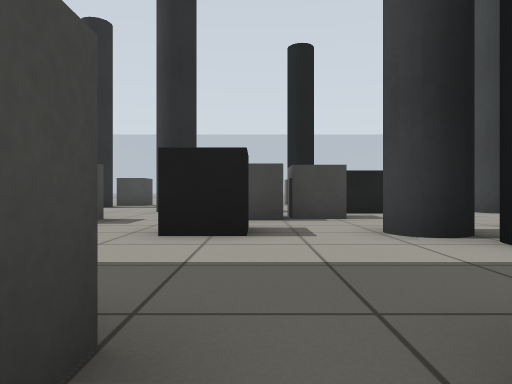
view 1 (above)

24 first-person views from a walk through a robot-simulator world made for Gazebo. The camera is 0.5 m above the floor, looks level and sees 70° across. The floor is counted in squares, 1 m on a side. Each view is taken from the middle of a square. On the plan, view 1 faces up. The plan holds only what a view shows up to about 9 squares ahead; the rest is blank. The place goes on beyond the plan.

view 2
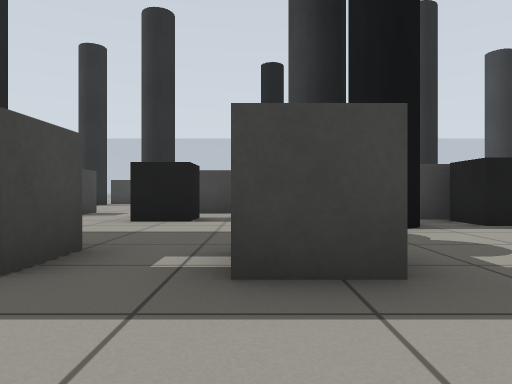

view 3
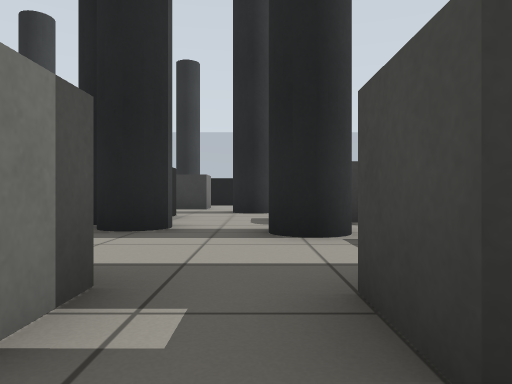

view 4
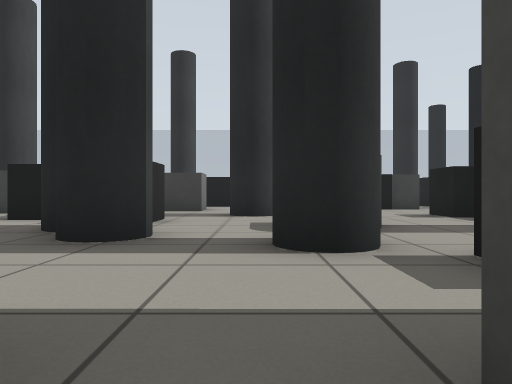

view 5
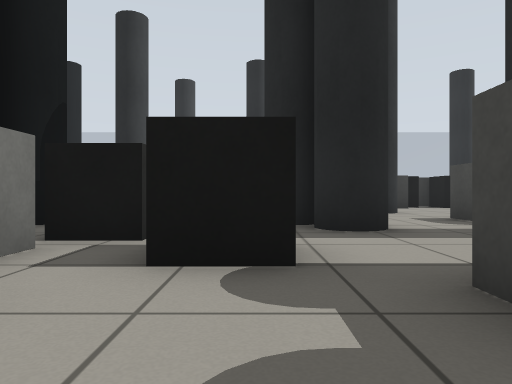

view 6
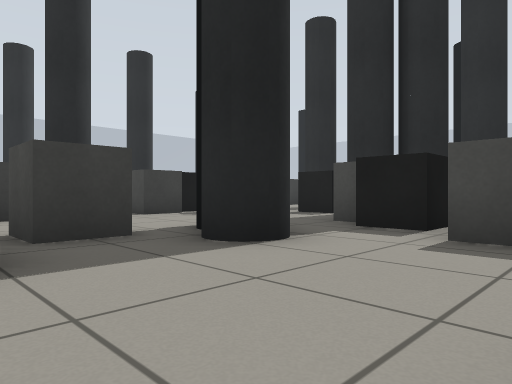

view 7
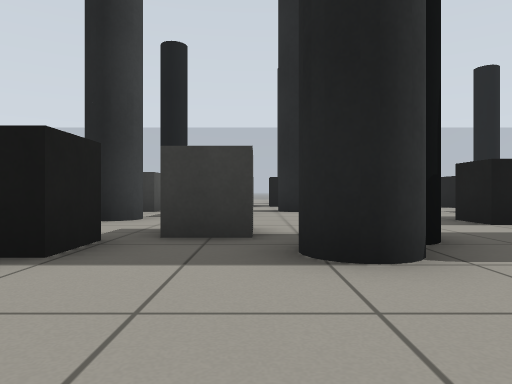

view 8
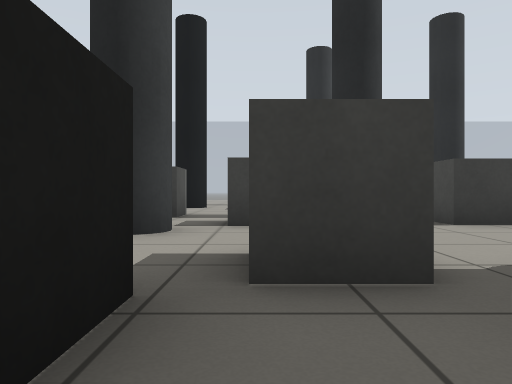

view 9
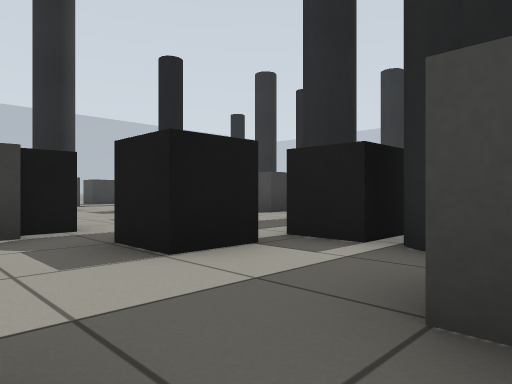

view 10
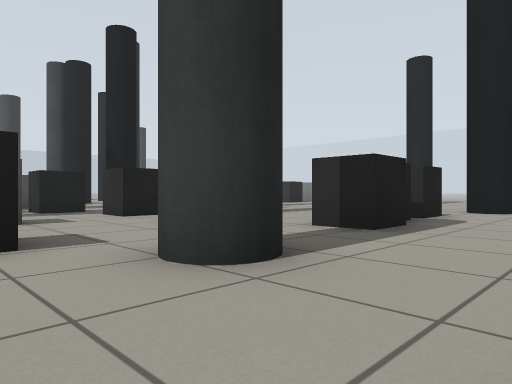

view 11
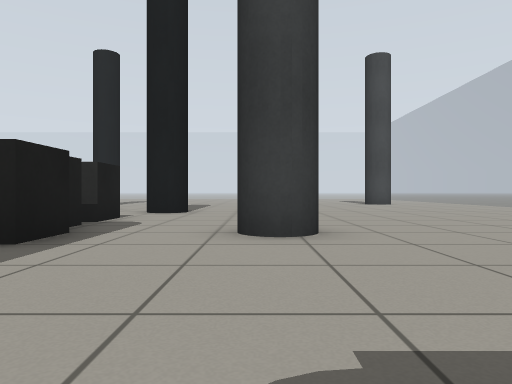

view 12
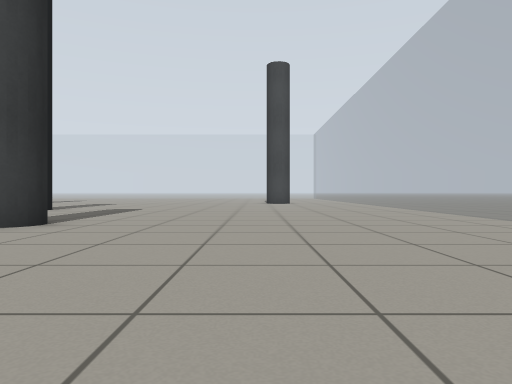

view 13
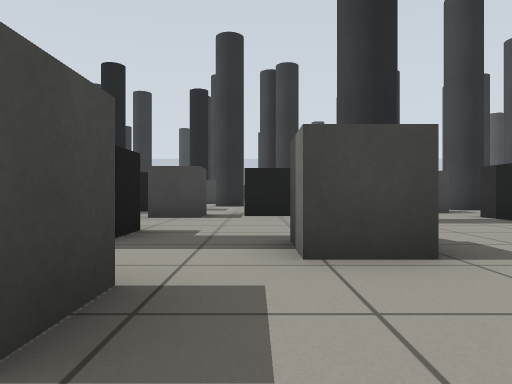

view 14
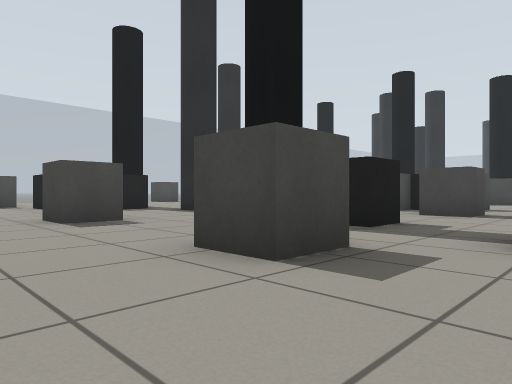

view 15
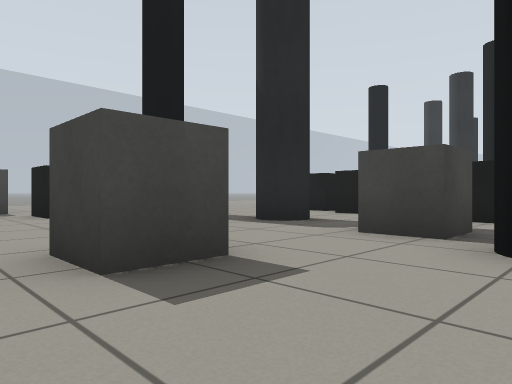

view 16
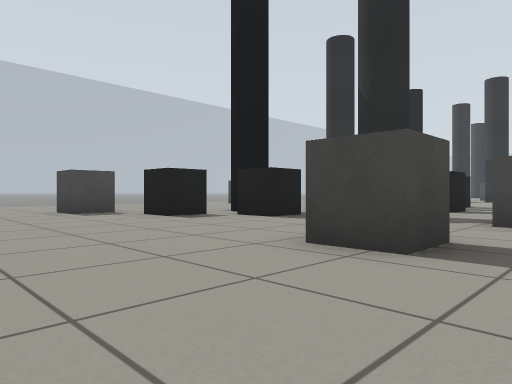

view 17
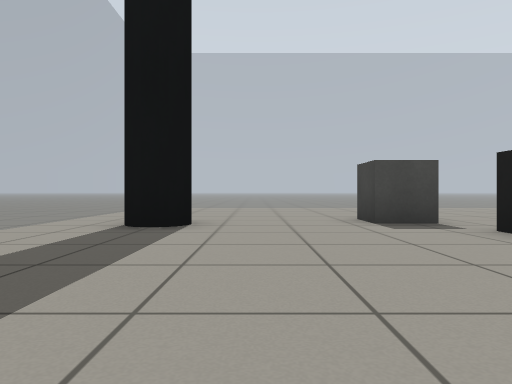

view 18
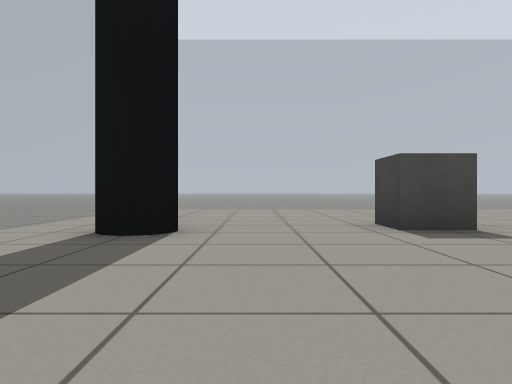

view 19
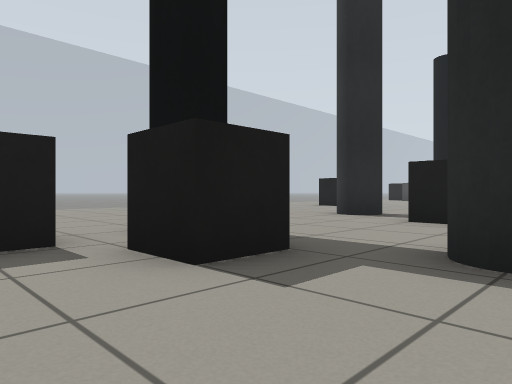

view 20
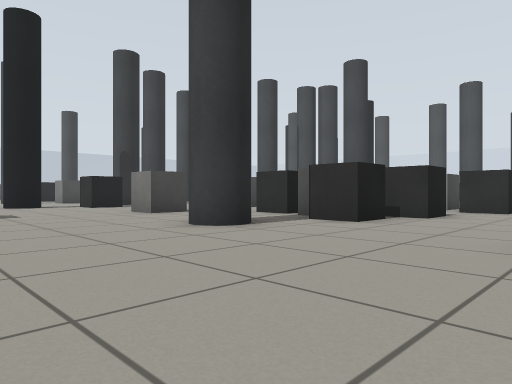

view 21
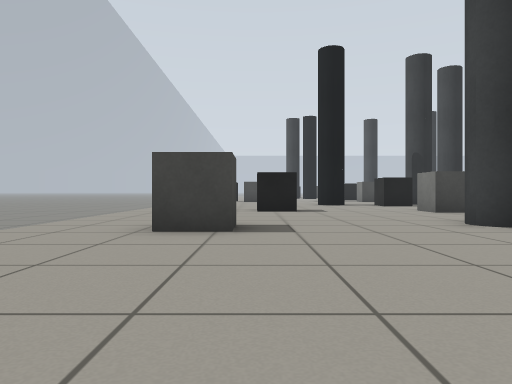

view 22
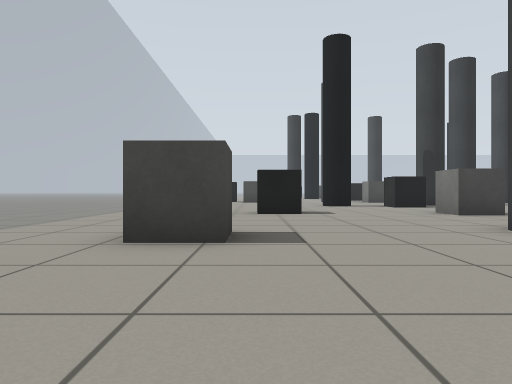

view 23
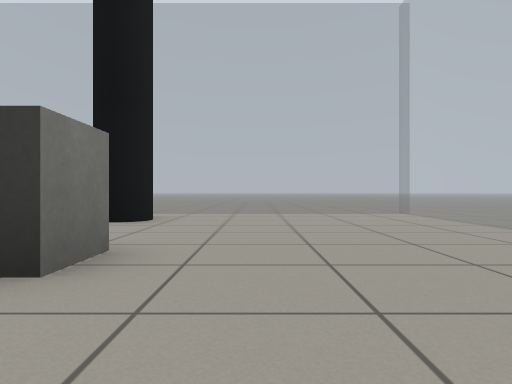

view 24
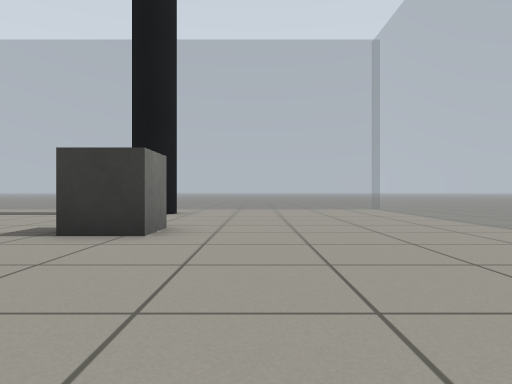

### Floor plan
Key: @ floor where view 1 was taken; # wall or solid block; . floor; = window, fence, low wall or low ledge; P pillar.
Columns run from 18 left of view 1 to 11 right of it. Each row starts with its distance up from view 1.
 10                 P
  9                .P   =# .P
  8                ..   .. .
  7                =. ##. ..
  6                =. ... .
  5                 . =.P.#=
  4                 .=..PP.#
  3                  ....P.
  2                  ......
  1                  #.= ..
  0                  =@==...  ...
 -1                  ....#===....
 -2                 =PP...==.....
 -3                ..P.PP.#=.P..#
 -4                ..=..PP..PP===
 -5       ..      ...=..#.....==.
 -6     ==...=    =.....=.#......P
 -7 =.  .....#    =...P........=PP
 -8 =.. ......    ..  .....#=.. .
 -9 =.. .......#     =. #..= P. .=
-10 =.. ....P.=       . ...  P. .#
-11  ..#....P.#       .....#...
-12  .........==#.=   =#=.....
-13   ............== ==..P..##==..
-14   .............. ....P.......P
-15   ......P..PP.=. =............
-16   .......==...=PP#......PP...
-17   ......=.......P ..#....P...
-18  .....=.=....=... =...........
-19  .....=......==..==...........
-20 =.............................
-21 =............... .............
-22 =.....PP........     .........
-23 =.....P....            ......
-24 =........               .....
-25    ====                    =

Positions as (right, up) in squares from view 1, and headings:
1: (0, 0), facing up
2: (1, -2), facing up
3: (0, 2), facing down
4: (0, 1), facing down
5: (3, 2), facing down
6: (10, 0), facing down-left
7: (8, 0), facing down
8: (9, -2), facing down
9: (6, -3), facing down-left
10: (1, -16), facing up-right
11: (2, -16), facing right
12: (1, -20), facing right
13: (1, -20), facing up
14: (2, -21), facing up-left
15: (-2, -20), facing up-left
16: (-3, -22), facing up-left
17: (-6, -21), facing left
18: (-7, -21), facing left
19: (-6, -18), facing up-left
20: (-14, -15), facing up-right
21: (-14, -16), facing up
22: (-14, -15), facing up
23: (-14, -16), facing down
24: (-14, -14), facing down
